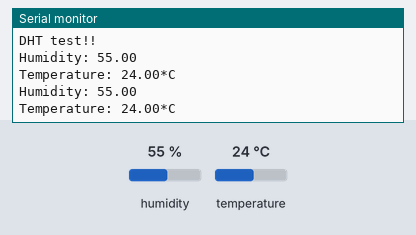
A sketch run on a simulated ESP8266 (NodeMCU). On the bench: the last lines printed to the serial monitor. The test bench sets the inputs (shaded band); at power-on: humidity 55 %, temperature 24 °C.

Above: at 4.8 s.
4.9 s: humidity set to 22 %
At 7.5 s:
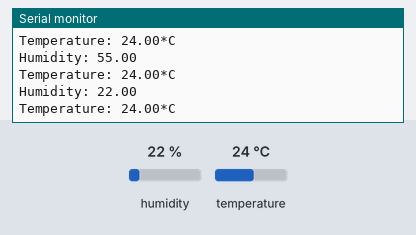
7.9 s: temperature set to 12 °C
At 8.7 s:
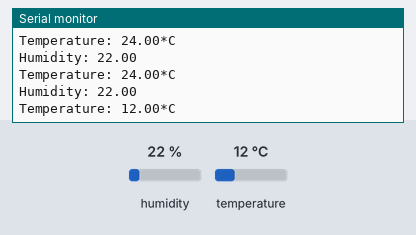
10.9 s: humidity set to 40 %
At 13.4 s:
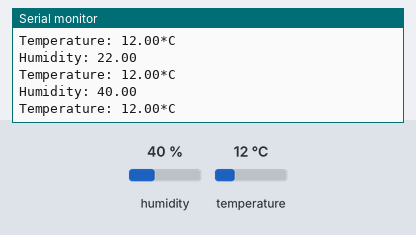
Timing chart, 0 to 14.9 s (numbered marks = the images above; inputs shaded):
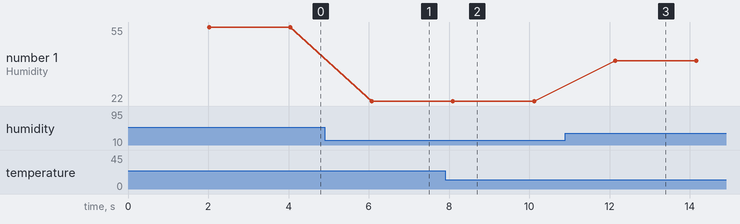

The sketch:

DHT11toSerialMon.ino
```cpp
#include<DHT.h>

#define DHTPIN D1
#define DHTTYPE DHT11

DHT dht(DHTPIN, DHTTYPE);


void setup() {
  Serial.begin(115200);
  Serial.println("DHT test!!");

}

void loop() {
  delay(2000);
  float h=dht.readHumidity();

  float f=dht.readTemperature(true);

  if(isnan(h)||isnan(f)){
    Serial.println("Failed to read from sensor.!");
    return ;
  }

  Serial.print("\n\nHumidity: ");
  Serial.print(h);
  Serial.print("\nTemperature: ");
  Serial.print((f-32)*5/9);
  Serial.print("*C");


}
```

Measured:
- after the input at 4.9 s, the serial monitor: prints a new line after 1.2 s (image 1)
- after the input at 7.9 s, the serial monitor: prints a new line after 0.19 s (image 2)
- after the input at 10.9 s, the serial monitor: prints a new line after 1.2 s (image 3)
- plotted number 1: 55 → 22 after the input at 4.9 s, 22 → 40 after the input at 10.9 s
